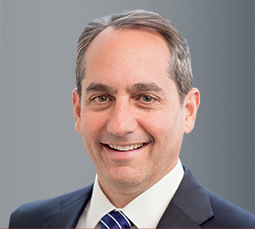
#> input picture Images/Alan%20D.%20Schnitzer.jpg, 255 x 229 px; its folder holds only this picture in this run
$ python __main__.py ../Images
#> lines starting #> are read from the running program, lines starting #| are printed output that depends on the picture
### colorism/faces.py
"""Face detection, cropping and grayscale summary statistics for a folder of JPEG portraits.

Pipeline (see ``batch_process``):

1. ``list_images`` finds ``.jpg`` files.
2. ``extract_face`` rejects images under 120 px on either side, finds frontal faces with
   OpenCV's Haar cascade on a histogram-equalised grayscale copy, and keeps the central 60%
   of the face box (a random face is chosen when several are found).
3. ``get_greyscale_stats`` converts the crop to grayscale and summarises its nonzero pixels.
   Crops whose mean or mode falls outside 30-230 are treated as detection failures.
"""
import os
import random
from pathlib import Path

import cv2
import numpy as np
import pandas as pd
from scipy import stats

STAT_COLUMNS = ['mean', 'minimum', 'maximum', 'median', 'mode']
MIN_SIDE_PX = 120
FACE_SCALE = 0.6
VALID_RANGE = (30, 230)

_FACE_CASCADE = cv2.CascadeClassifier(cv2.data.haarcascades + 'haarcascade_frontalface_default.xml')


def list_images(source):
    """Return .jpg paths from a file path, a directory, or a list of either."""
    items = [source] if isinstance(source, str) else list(source)
    image_list = []
    for item in items:
        if item.endswith('.jpg'):
            image_list.append(item)
        elif os.path.isdir(item):
            image_list.extend(os.path.join(item, name) for name in sorted(os.listdir(item))
                              if name.endswith('.jpg'))
    return image_list


def crop_by_scale(img, scale=1.0):
    """Keep the central ``scale`` fraction of an image in each dimension."""
    height, width = img.shape[:2]
    center_x, center_y = width / 2, height / 2
    half_w, half_h = width * scale / 2, height * scale / 2
    return img[int(center_y - half_h):int(center_y + half_h),
               int(center_x - half_w):int(center_x + half_w)]


def detect_faces(image):
    """Return ``(x, y, w, h)`` boxes of frontal faces in a BGR image.

    Runs OpenCV's Haar cascade on a histogram-equalised grayscale copy.
    """
    greyscale = cv2.equalizeHist(cv2.cvtColor(image, cv2.COLOR_BGR2GRAY))
    return [tuple(int(v) for v in box) for box in _FACE_CASCADE.detectMultiScale(greyscale, 1.1, 4)]


def crop_face(image, box, scale=FACE_SCALE):
    """Cut the face box out of ``image`` and keep its central ``scale`` fraction."""
    x, y, w, h = box
    return crop_by_scale(image[y:y + h, x:x + w], scale=scale)


def face_pixels(image):
    """Return the grayscale values that the statistics are computed from: the nonzero
    pixels of a BGR crop, as a flat array."""
    greyscale = cv2.cvtColor(image, cv2.COLOR_BGR2GRAY)
    return greyscale[np.nonzero(greyscale)]


def extract_face(image_path, store_locally=False, output_directory='', group=False):
    """Return the cropped BGR face from ``image_path``, or NaN when none can be extracted.

    With ``store_locally`` every detected face crop is written to ``output_directory``
    (default: a folder named after the image). ``group=True`` returns the first face
    instead of a random one when several are detected.
    """
    image = cv2.imread(image_path)
    if image is None:
        print(f'could not read {image_path}, storing NAN')
        return np.nan
    if image.shape[0] < MIN_SIDE_PX or image.shape[1] < MIN_SIDE_PX:
        print(f'resolution for {image_path} is too low: {image.shape}')
        return np.nan

    face_images = [crop_face(image, box) for box in detect_faces(image)]
    if not face_images:
        print(f'no face detected in {image_path}, storing NAN')
        return np.nan

    if store_locally:
        stem = Path(image_path).stem
        out_dir = Path(output_directory or stem)
        out_dir.mkdir(parents=True, exist_ok=True)
        for i, face in enumerate(face_images):
            cv2.imwrite(str(out_dir / f'{stem}_{i}.jpg'), face)

    if len(face_images) == 1 or group:
        return face_images[0]
    return random.choice(face_images)


def get_greyscale_stats(image):
    """Return [mean, min, max, median, mode] of the nonzero grayscale pixels of a BGR crop.

    Returns five NaNs when no image is given or when the mean or mode falls outside
    ``VALID_RANGE`` (almost always a mis-detected face).
    """
    missing = [np.nan] * len(STAT_COLUMNS)
    if not isinstance(image, np.ndarray):
        print('no image passed, storing NAN')
        return missing
    pixels = face_pixels(image)
    cur_mean = pixels.mean()
    cur_mode = stats.mode(pixels, axis=None, keepdims=False).mode
    low, high = VALID_RANGE
    if not (low <= cur_mean <= high and low <= cur_mode <= high):
        print('face detection error, storing NAN')
        return missing
    return [cur_mean, pixels.min(), pixels.max(), np.median(pixels), cur_mode]


def batch_process(directory=''):
    """Run the pipeline on every .jpg in ``directory``.

    Returns one row per image: ``name`` (the file stem with ``%20`` decoded to spaces),
    ``file`` (the file name), the cropped ``face_image`` array, and the five grayscale
    statistics. Rows where extraction failed hold NaN statistics.
    """
    im_path_list = list_images(directory)
    face_list = [extract_face(path) for path in im_path_list]
    stat_lists = [get_greyscale_stats(face) for face in face_list]
    names_list = [Path(path).stem.replace('%20', ' ') for path in im_path_list]
    path_df = pd.DataFrame({'name': names_list, 'file': [Path(p).name for p in im_path_list],
                            'face_image': face_list})
    stats_df = pd.DataFrame(stat_lists, columns=STAT_COLUMNS)
    return pd.concat([path_df, stats_df], axis=1)

### colorism/report.py
"""Aggregate summaries and figures for a table of per-image grayscale statistics."""
import matplotlib

matplotlib.use('Agg')
import matplotlib.pyplot as plt  # noqa: E402
import numpy as np  # noqa: E402

from .faces import STAT_COLUMNS  # noqa: E402

PLOTTED = ['mean', 'median', 'mode']


def summarise(stats_df):
    """Descriptive statistics of the five grayscale measures over all valid images."""
    return stats_df[STAT_COLUMNS].dropna().describe()


# [6 lines left out: function group_summary, not called in this run]


def plot_distributions(stats_df, path, title='Grayscale intensity of face crops'):
    """Histogram of mean, median and mode intensity across images, one panel each."""
    valid = stats_df[PLOTTED].dropna()
    fig, axes = plt.subplots(1, len(PLOTTED), figsize=(12, 3.6), sharey=True)
    bins = np.arange(0, 256, 10)
    for ax, col in zip(axes, PLOTTED):
        values = valid[col]
        ax.hist(values, bins=bins, color='#4a6fa5', edgecolor='white')
        ax.axvline(values.median(), color='#c44e52', linewidth=1.5)
        ax.set_title(f'{col}  (median {values.median():.0f})')
        ax.set_xlim(0, 255)
        ax.set_xlabel('grayscale value (0 = black, 255 = white)')
    axes[0].set_ylabel('images')
    fig.suptitle(f'{title}, n = {len(valid)}')
    fig.tight_layout()
    fig.savefig(path, dpi=150)
    plt.close(fig)


# [14 lines left out: function plot_group_comparison, not called in this run]

### colorism/__main__.py
"""Command line entry point: ``python -m colorism IMAGES_DIR [--labels CSV --group COL]``."""
import argparse
from pathlib import Path

import pandas as pd

from .faces import batch_process
from .report import group_summary, plot_distributions, plot_group_comparison, summarise


def main(argv=None):
    parser = argparse.ArgumentParser(prog='python -m colorism', description=__doc__)
    parser.add_argument('images', help='folder of .jpg portraits')
    parser.add_argument('--out', default='outputs', help='output folder (default: outputs)')
    parser.add_argument('--labels', help='optional CSV with one row per image file')
    parser.add_argument('--file-col', default='file',
                        help='column in --labels holding the image file name (default: file)')
    parser.add_argument('--group', help='column in --labels to compare groups by, e.g. race')
    parser.add_argument('--title', default='Grayscale intensity of face crops')
    args = parser.parse_args(argv)

    out = Path(args.out)
    out.mkdir(parents=True, exist_ok=True)

    stats_df = batch_process(args.images).drop(columns='face_image')
#> in extract_face, image is the input picture: shape (229, 255, 3); mean B, G, R 139.1, 139, 150.3
#> in detect_faces, `greyscale = cv2.equalizeHist(cv2.cvtColor(image, cv2.COLOR_BGR2GRAY))`:
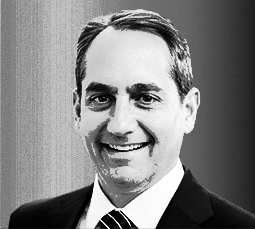
#> greyscale: shape (229, 255); min 0, max 255, mean 129.6
#> in crop_face, `x, y, w, h = box`: x = 49; y = 39; w = 148
#> in crop_by_scale, `return img[int(center_y - half_h):int(center_y + half_h), int(center_x..`:
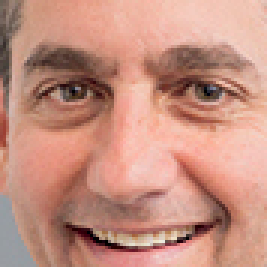
#> returned value: shape (89, 89, 3) (shown 3 times larger); mean of channels 0, 1, 2 128.3, 144.2, 197.3; drawn as B, G, R
#> in extract_face, `face_images = [crop_face(image, box) for box in detect_faces(image)]`: face_images = 1 item
#> in batch_process, `stat_lists = [get_greyscale_stats(face) for face in face_list]`: stat_lists = [[158.4, 1, 233, 167, 207]]
#> in batch_process, `path_df = pd.DataFrame({'name': names_list, 'file': [Path(p).name for ..`: path_df = table of 1 rows and 3 columns
#> in batch_process, `stats_df = pd.DataFrame(stat_lists, columns=STAT_COLUMNS)`: stats_df = table of 1 rows and 5 columns
#> stats_df = table of 1 rows and 7 columns
    found = stats_df['mean'].notna().sum()
#> found = 1
    print(f'{len(stats_df)} images, {found} with a usable face crop')
#| 1 images, 1 with a usable face crop

    if args.labels:
        labels = pd.read_csv(args.labels)
        labels['file'] = labels[args.file_col].map(lambda f: Path(str(f)).name)
        stats_df = stats_df.merge(labels.drop(columns=[c for c in ['name'] if c in labels]),
                                  on='file', how='left')

    stats_df.to_csv(out / 'image_stats.csv', index=False)
    summary = summarise(stats_df)
#> summary = table of 8 rows and 5 columns
    summary.to_csv(out / 'summary.csv')
    print(summary.round(1).to_string())
#|         mean  minimum  maximum  median   mode
#| count    1.0      1.0      1.0     1.0    1.0
#| mean   158.4      1.0    233.0   167.0  207.0
#| std      NaN      NaN      NaN     NaN    NaN
#| min    158.4      1.0    233.0   167.0  207.0
#| 25%    158.4      1.0    233.0   167.0  207.0
#| 50%    158.4      1.0    233.0   167.0  207.0
#| 75%    158.4      1.0    233.0   167.0  207.0
#| max    158.4      1.0    233.0   167.0  207.0
    plot_distributions(stats_df, out / 'distributions.png', title=args.title)
#> in plot_distributions, `fig.savefig(path, dpi=150)`:
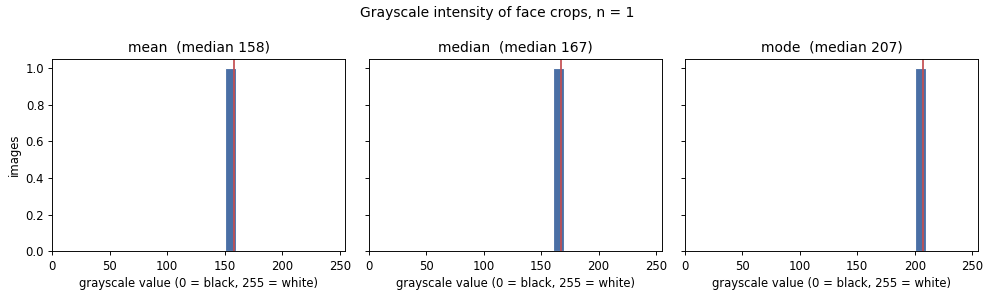
#> figure drawn by matplotlib, 3 panels; panel 1: tallest bar 1 high, from x = 150 to 160

    if args.group:
        table = group_summary(stats_df, args.group)
        table.to_csv(out / f'by_{args.group}.csv')
        print(table.round(1).to_string())
        plot_group_comparison(stats_df, args.group, out / f'by_{args.group}.png')
    print(f'wrote results to {out}/')


if __name__ == '__main__':
    main()

$ run again, on Images/Arvind%20Krishna.jpg
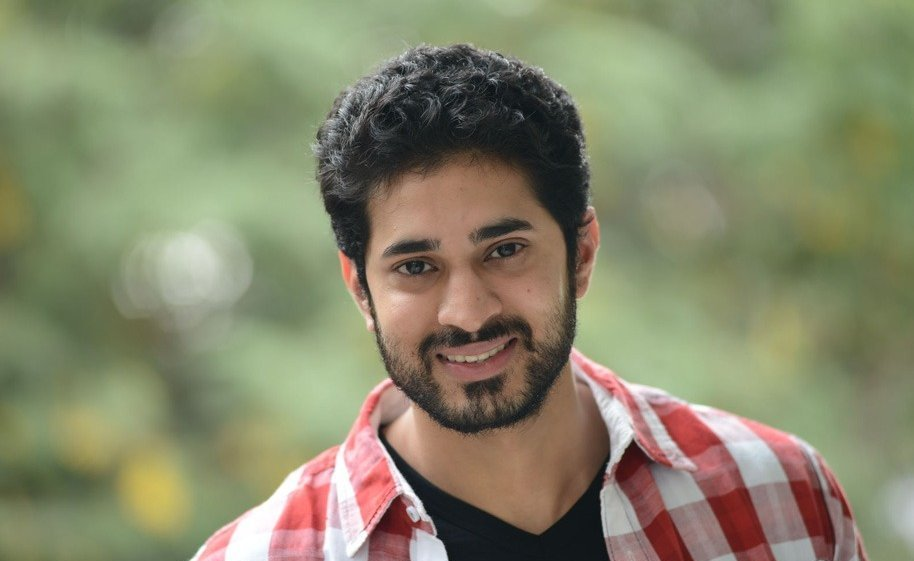
#> input picture Images/Arvind%20Krishna.jpg, 914 x 561 px
#> in extract_face, image is the input picture: shape (561, 914, 3); mean B, G, R 106.9, 135, 134.5
#> x = 129; y = 458; w = 59
#> in crop_by_scale (call 2), `return img[int(center_y - half_h):int(center_y + half_h), int(center_x..`:
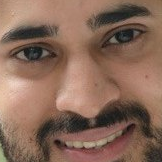
#> returned value: shape (162, 162, 3); mean of channels 0, 1, 2 88.3, 104.7, 136.2; drawn as B, G, R
#> face_images = 2 items
#> face_list = 1 item
#> stat_lists = [[112.3, 16, 219, 116, 119]]
#> path_df = table of 1 rows and 3 columns
#> in batch_process, `stats_df = pd.DataFrame(stat_lists, columns=STAT_COLUMNS)`: stats_df = table of 1 rows and 5 columns
#> in main, `stats_df = batch_process(args.images).drop(columns='face_image')`: stats_df = table of 1 rows and 7 columns
#> found = 1
#| 1 images, 1 with a usable face crop
#> summary = table of 8 rows and 5 columns
#|         mean  minimum  maximum  median   mode
#| count    1.0      1.0      1.0     1.0    1.0
#| mean   112.3     16.0    219.0   116.0  119.0
#| std      NaN      NaN      NaN     NaN    NaN
#| min    112.3     16.0    219.0   116.0  119.0
#| 25%    112.3     16.0    219.0   116.0  119.0
#> (further printed lines are left out)
#> in plot_distributions, `fig.savefig(path, dpi=150)`:
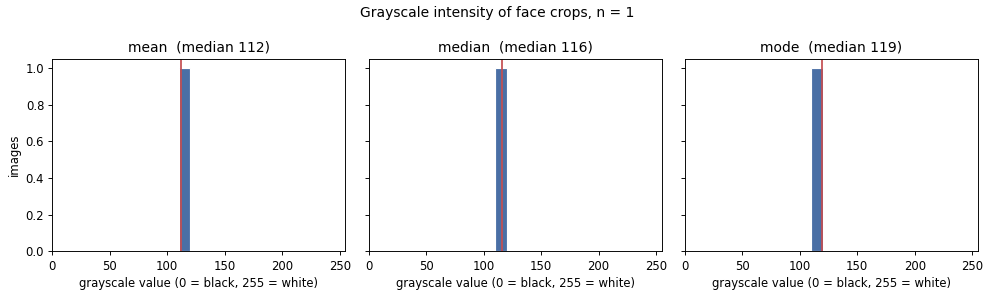
#> figure drawn by matplotlib, 3 panels; panel 1: tallest bar 1 high, from x = 110 to 120
